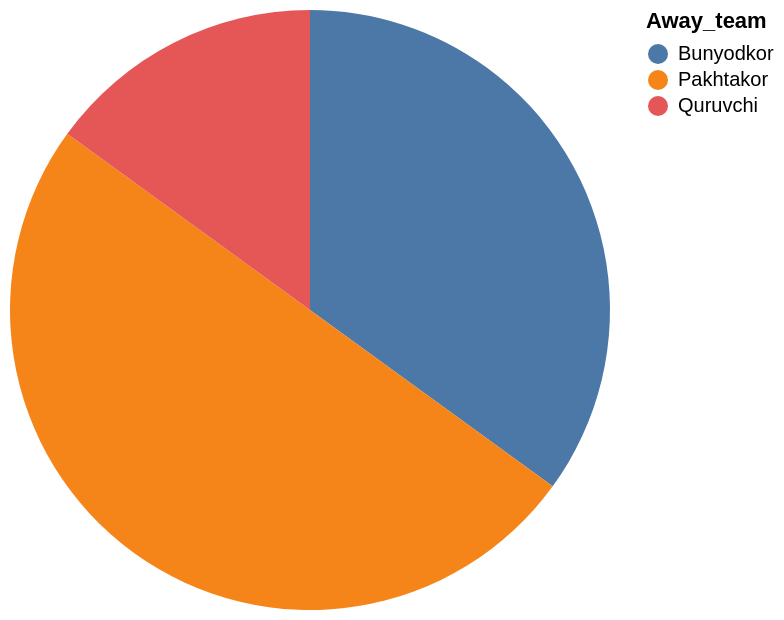

Specify this chart in Vega-Lite:
### Vega-Lite specification from a JSON file in a GitHub repository (floating-point values rounded to 4 significant figures)
{"data": {"values": [{"x_data": "Bunyodkor", "y_data": 7}, {"x_data": "Pakhtakor", "y_data": 10}, {"x_data": "Quruvchi", "y_data": 3}]}, "mark": "arc", "encoding": {"theta": {"field": "y_data", "type": "quantitative", "title": "COUNT(Away_team)"}, "color": {"field": "x_data", "type": "nominal", "title": "Away_team"}}}
